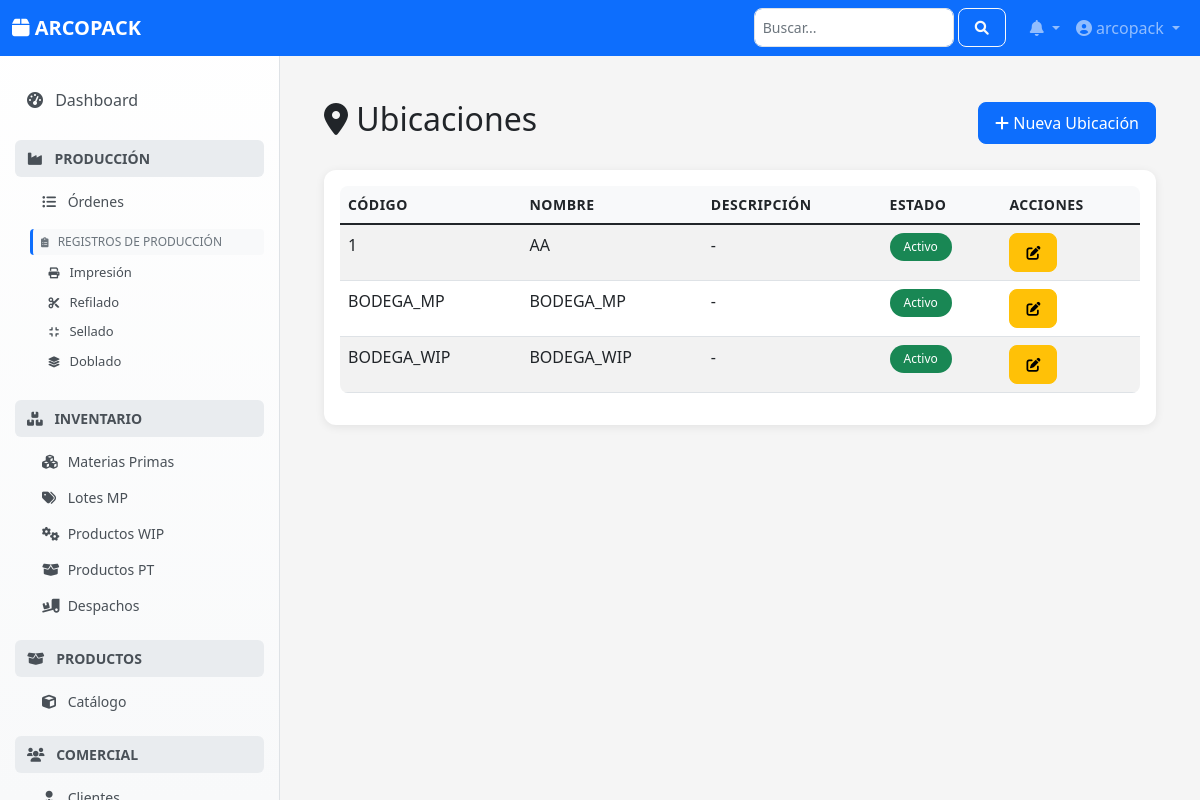
/configuracion/ubicaciones/ (signed in), run on the app's committed database.
### configuracion/models.py (models this page shows, shortened)
class Ubicacion(models.Model):
    TIPO_UBICACION_CHOICES = [('BODEGA_MP', 'Bodega Materia Prima'), ('BODEGA_PT', 'Bodega Producto Terminado'), ('BODEGA_WIP', 'Bodega Producto en Proceso'), ('PISO_PROD', 'Piso Producción'), ('BUFFER_PROD', 'Buffer Intermedio Producción'), ('CALIDAD', 'Área de Calidad'), ('DESPACHO', 'Área de Despacho'), ('OBSOLETOS', 'Área de Obsoletos'), ('EXTERNO', 'Ubicación Externa'), ('OTRO', 'Otro')]
    codigo = models.CharField(max_length=50, unique=True, verbose_name="Código Ubicación")
    nombre = models.CharField(max_length=150, verbose_name="Nombre Ubicación")
    tipo = models.CharField(max_length=20, choices=TIPO_UBICACION_CHOICES, verbose_name="Tipo")
    descripcion = models.TextField(blank=True, verbose_name="Descripción")
    is_active = models.BooleanField(default=True, verbose_name="Activa")
    creado_en = models.DateTimeField(auto_now_add=True, editable=False); actualizado_en = models.DateTimeField(auto_now=True, editable=False)
    class Meta:
        verbose_name = "Ubicación"
        verbose_name_plural = "Ubicaciones"
        ordering = ['codigo']

### configuracion/views.py (the view)
# urls.py: path('ubicaciones/', views.UbicacionListView.as_view(), name='ubicacion-list'),
class UbicacionListView(LoginRequiredMixin, ListView):
    model = Ubicacion
    template_name = 'configuracion/ubicacion_list.html'
    context_object_name = 'object_list'
    paginate_by = 20
    def get_queryset(self):
        queryset = Ubicacion.objects.all()
        search = self.request.GET.get('search')
        tipo = self.request.GET.get('tipo')
        activo = self.request.GET.get('activo')
        if search:
            queryset = queryset.filter(
                Q(codigo__icontains=search) | Q(nombre__icontains=search) | Q(descripcion__icontains=search)
            )
        if tipo:
            queryset = queryset.filter(tipo=tipo)
        if activo:
            queryset = queryset.filter(is_active=activo == 'true')
        return queryset.order_by('codigo')

### notificaciones/context_processors.py (called while the page is built)
def notifications(request):
    if request.user.is_authenticated:
        notificaciones_no_leidas = Notificacion.objects.filter(
            usuario=request.user,
            leida=False
        ).count()
        notificaciones = Notificacion.objects.filter(
            usuario=request.user
        ).order_by('-fecha_creacion')[:5]
        return {
            'notificaciones': notificaciones,
            'notificaciones_no_leidas': notificaciones_no_leidas
        }
    return {
        'notificaciones': [],
        'notificaciones_no_leidas': 0
    }

### configuracion/templates/configuracion/ubicacion_list.html (shortened to what this page needs)
{% extends 'base.html' %}
{% load static %}
{% block content %}
<div class="container">
    <div class="row mb-4 align-items-center">
        <div class="col">
            <h2><i class="fas fa-map-marker-alt"></i> Ubicaciones</h2>
        </div>
        <div class="col text-end">
            <a href="{% url 'configuracion_web:ubicacion-create' %}" class="btn btn-primary">
                <i class="fas fa-plus"></i> Nueva Ubicación
            </a>
        </div>
    </div>
    <div class="card">
        <div class="card-body">
            <div class="table-responsive">
                <table class="table table-striped table-hover">
                    <thead>
                        <tr>
                            <th>Código</th>
                            <th>Nombre</th>
                            <th>Descripción</th>
                            <th>Estado</th>
                            <th>Acciones</th>
                        </tr>
                    </thead>
                    <tbody>
                        {% for ubicacion in object_list %}
                        <tr>
                            <td>{{ ubicacion.codigo }}</td>
                            <td>{{ ubicacion.nombre }}</td>
                            <td>{{ ubicacion.descripcion|default:"-"|truncatechars:100 }}</td>
                            <td>
                                {% if ubicacion.is_active %}
                                    <span class="badge bg-success">Activo</span>
                                {% else %}
                                    <span class="badge bg-danger">Inactivo</span>
                                {% endif %}
                            </td>
                            <td>
                                <div class="btn-group">
                                    <a href="{% url 'configuracion_web:ubicacion-update' ubicacion.pk %}"
                                       class="btn btn-sm btn-warning" title="Editar">
                                        <i class="fas fa-edit"></i>
                                    </a>
                                </div>
                            </td>
                        </tr>
                        {% empty %}
                        <tr>
                            <td colspan="5" class="text-center">No se encontraron ubicaciones</td>
                        </tr>
                        {% endfor %}
                    </tbody>
                </table>
            </div>
        </div>
    </div>
</div>
{% endblock %}

### templates/layouts/navbar.html (shortened to what this page needs)
<nav class="navbar navbar-expand-lg navbar-dark bg-primary fixed-top">
    <div class="container-fluid">
        <a class="navbar-brand" href="{% url 'root' %}">
            <i class="fas fa-box"></i> ARCOPACK
        </a>
        <div class="collapse navbar-collapse" id="navbarNav">
            <ul class="navbar-nav ms-auto">
                <li class="nav-item me-3">
                    <form class="d-flex" role="search">
                        <input class="form-control form-control-sm" type="search" placeholder="Buscar..." aria-label="Search">
                        <button class="btn btn-outline-light btn-sm ms-1" type="submit">
                            <i class="fas fa-search"></i>
                        </button>
                    </form>
                </li>
                <li class="nav-item dropdown">
                    <a class="nav-link dropdown-toggle position-relative" href="#" id="notificationsDropdown" role="button"
                       data-bs-toggle="dropdown">
                        <i class="fas fa-bell"></i>
                    </a>
                </li>
                <li class="nav-item dropdown">
                    <a class="nav-link dropdown-toggle" href="#" id="userDropdown" role="button"
                       data-bs-toggle="dropdown">
                        <i class="fas fa-user-circle"></i> {{ user.get_full_name|default:user.username }}
                    </a>
                </li>
            </ul>
        </div>
    </div>
</nav>

### templates/base.html (style rules this page uses)
:root { --primary-color: #0d6efd; --secondary-color: #6c757d; --success-color: #198754; --warning-color: #ffc107; --danger-color: #dc3545; --info-color: #0dcaf0; --light-color: #f8f9fa; --dark-color: #212529; --sidebar-width: 280px; }
body { font-family: 'Segoe UI', Tahoma, Geneva, Verdana, sans-serif; background-color: #f5f5f5; }
.card { border: none; border-radius: 12px; box-shadow: 0 2px 10px rgba(0, 0, 0, 0.08); margin-bottom: 1.5rem; transition: all 0.3s ease; }
.btn { border-radius: 8px; font-weight: 500; padding: 0.5rem 1rem; transition: all 0.2s ease; }
.form-control, .form-select { border-radius: 8px; border: 1px solid #dee2e6; transition: all 0.2s ease; }
.table { border-radius: 8px; overflow: hidden; }
.table th { background-color: var(--light-color); border: none; font-weight: 600; text-transform: uppercase; font-size: 0.875rem; letter-spacing: 0.5px; }
.badge { padding: 0.5rem 0.875rem; border-radius: 20px; font-weight: 500; font-size: 0.75rem; }
.fade-in { animation: fadeIn 0.5s ease-out; }

### templates/layouts/navbar.html (style rules this page uses)
.navbar-brand { font-weight: 600; font-size: 1.25rem; }
.form-control-sm { width: 200px; }

### data on the page
Ubicacion: codigo "1", nombre "AA", descripcion "-", is_active "Activo"
Ubicacion: codigo "BODEGA_MP", nombre "BODEGA_MP", descripcion "-", is_active "Activo"
Ubicacion: codigo "BODEGA_WIP", nombre "BODEGA_WIP", descripcion "-", is_active "Activo"

### other printed values
{{ user.get_full_name|default:user.username }} "arcopack"
